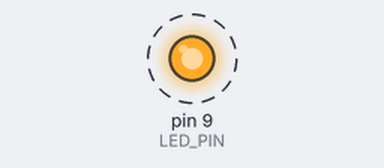
The sketch below on a simulated Arduino Uno, built with avr-gcc and run on an emulated ATmega328P. Parts: output pins drawn as LEDs (lit = HIGH). Dashed ring = blinking.

Above: at 0.5 s.
Timing chart, 0 to 4.6 s (numbered marks = the images above):
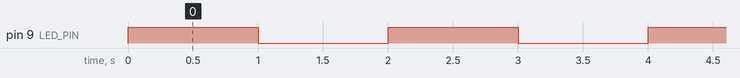

Measured:
- by itself, pin 9 (LED_PIN): alternates HIGH for 1.0 s and LOW for 1.0 s

The sketch:

PushPullOutputDriver.ino
```cpp
/*

  PushPullOutputDriver

  For info and circuit diagrams see https://github.com/tardate/LittleArduinoProjects/tree/main/Electronics101/DigitalLogic/PushPullOutputDriver

 */

const int LED_PIN = 9;
const int DELAY = 1000;


/*
 * Command: one-time setup
 */
void setup() {
  pinMode(LED_PIN, OUTPUT);
}


/*
 * Command: main loop
 */
void loop() {
  static boolean output = HIGH;

  digitalWrite(LED_PIN, output);
  delay(DELAY);

  output = !output;
}
```
